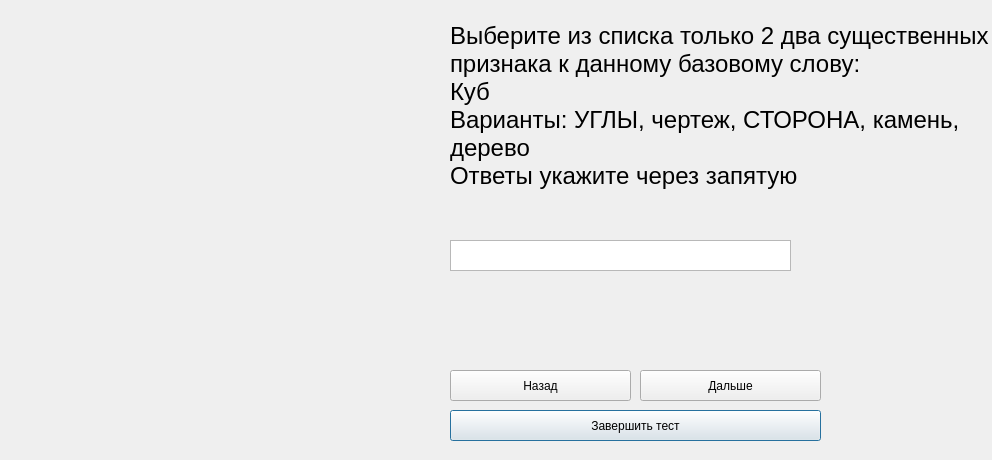
<?xml version="1.0" encoding="UTF-8"?>
<ui version="4.0">
 <class>TestForm15</class>
 <widget class="QDialog" name="TestForm15">
  <property name="geometry">
   <rect>
    <x>0</x>
    <y>0</y>
    <width>992</width>
    <height>460</height>
   </rect>
  </property>
  <property name="windowTitle">
   <string>Dialog</string>
  </property>
  <widget class="QLabel" name="image">
   <property name="geometry">
    <rect>
     <x>0</x>
     <y>20</y>
     <width>411</width>
     <height>331</height>
    </rect>
   </property>
   <property name="text">
    <string/>
   </property>
  </widget>
  <widget class="QPushButton" name="finish_pushButton">
   <property name="geometry">
    <rect>
     <x>450</x>
     <y>410</y>
     <width>371</width>
     <height>31</height>
    </rect>
   </property>
   <property name="text">
    <string>Завершить тест</string>
   </property>
  </widget>
  <widget class="QPushButton" name="next_pushButton">
   <property name="geometry">
    <rect>
     <x>640</x>
     <y>370</y>
     <width>181</width>
     <height>31</height>
    </rect>
   </property>
   <property name="text">
    <string>Дальше</string>
   </property>
  </widget>
  <widget class="QPushButton" name="back_pushButton">
   <property name="geometry">
    <rect>
     <x>450</x>
     <y>370</y>
     <width>181</width>
     <height>31</height>
    </rect>
   </property>
   <property name="text">
    <string>Назад</string>
   </property>
  </widget>
  <widget class="QLabel" name="question">
   <property name="geometry">
    <rect>
     <x>450</x>
     <y>10</y>
     <width>551</width>
     <height>191</height>
    </rect>
   </property>
   <property name="sizePolicy">
    <sizepolicy hsizetype="Preferred" vsizetype="Preferred">
     <horstretch>0</horstretch>
     <verstretch>0</verstretch>
    </sizepolicy>
   </property>
   <property name="font">
    <font>
     <pointsize>18</pointsize>
    </font>
   </property>
   <property name="mouseTracking">
    <bool>true</bool>
   </property>
   <property name="tabletTracking">
    <bool>false</bool>
   </property>
   <property name="focusPolicy">
    <enum>Qt::NoFocus</enum>
   </property>
   <property name="contextMenuPolicy">
    <enum>Qt::PreventContextMenu</enum>
   </property>
   <property name="autoFillBackground">
    <bool>false</bool>
   </property>
   <property name="midLineWidth">
    <number>-2</number>
   </property>
   <property name="text">
    <string>Выберите из списка только 2 два существенных признака к данному базовому слову:
Куб
Варианты: УГЛЫ, чертеж, СТОРОНА, камень, дерево
Ответы укажите через запятую</string>
   </property>
   <property name="textFormat">
    <enum>Qt::AutoText</enum>
   </property>
   <property name="scaledContents">
    <bool>false</bool>
   </property>
   <property name="wordWrap">
    <bool>true</bool>
   </property>
   <property name="openExternalLinks">
    <bool>false</bool>
   </property>
  </widget>
  <widget class="QTextEdit" name="textEdit">
   <property name="geometry">
    <rect>
     <x>450</x>
     <y>240</y>
     <width>341</width>
     <height>31</height>
    </rect>
   </property>
  </widget>
 </widget>
 <resources/>
 <connections/>
</ui>
